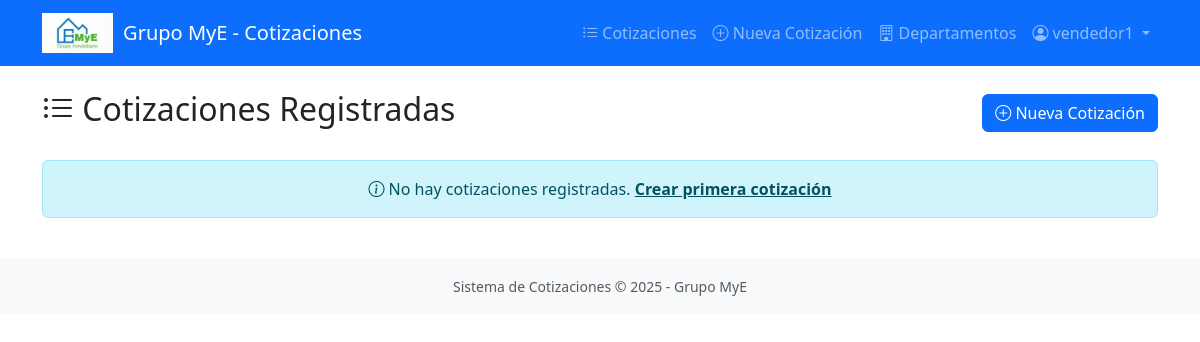
The app's page /cotizaciones/ (signed in), older data.
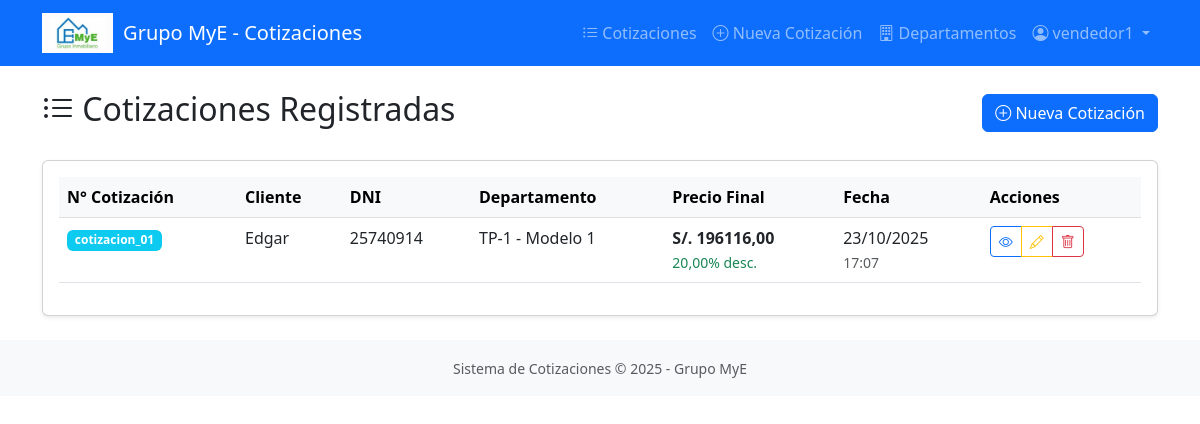
The same page, newer data.
### cotizaciones/models.py (models this page shows, shortened)
class Cotizacion(models.Model):
    numero_cotizacion = models.CharField(max_length=20, unique=True, editable=False)
    nombre_cliente = models.CharField(max_length=200)
    dni_cliente = models.CharField(max_length=8)
    direccion_cliente = models.CharField(max_length=300)
    telefono_cliente = models.CharField(max_length=15)
    email_cliente = models.EmailField(blank=True, null=True)
    departamento = models.ForeignKey(Departamento, on_delete=models.CASCADE, related_name='cotizaciones')
    observaciones = models.TextField(blank=True)
    descuento = models.DecimalField(max_digits=5, decimal_places=2, default=0)
    precio_final = models.DecimalField(max_digits=10, decimal_places=2, editable=False)
    fecha_creacion = models.DateTimeField(default=timezone.now)
    creado_por = models.ForeignKey(User, on_delete=models.PROTECT)
    activo = models.BooleanField(default=True)
    class Meta:
        ordering = ['-fecha_creacion']
        verbose_name = 'Cotización'
        verbose_name_plural = 'Cotizaciones'

class Departamento(models.Model):
    codigo = models.CharField(max_length=20, unique=True)
    nombre = models.CharField(max_length=100)
    descripcion = models.TextField(blank=True)
    precio = models.DecimalField(max_digits=10, decimal_places=2)
    area_m2 = models.DecimalField(max_digits=6, decimal_places=2)
    habitaciones = models.IntegerField()
    banos = models.IntegerField()
    pisos = models.CharField(max_length=50, null=True, blank=True)
    disponible = models.BooleanField(default=True)
    imagen = models.ImageField(upload_to='departamentos/', blank=True, null=True)
    class Meta:
        ordering = ['codigo']
        verbose_name = 'Departamento'
        verbose_name_plural = 'Departamentos'

### cotizaciones/views.py (the view)
# urls.py: path('cotizaciones/', views.lista_cotizaciones, name='lista_cotizaciones'),
@login_required
def lista_cotizaciones(request):
    cotizaciones = Cotizacion.objects.filter(activo=True)
    return render(request, 'cotizaciones/lista_cotizaciones.html', {
        'cotizaciones': cotizaciones
    })

### cotizaciones/templates/cotizaciones/lista_cotizaciones.html (shortened to what the changed rows need)
{% extends 'cotizaciones/base.html' %}
{% block content %}
<div class="row">
    <div class="col-12">
        <div class="d-flex justify-content-between align-items-center mb-4">
            <h2><i class="bi bi-list-ul"></i> Cotizaciones Registradas</h2>
            <a href="{% url 'cotizaciones:nueva_cotizacion' %}" class="btn btn-primary">
            </a>
        </div>
        {% if cotizaciones %}
        <div class="card shadow-sm">
            <div class="card-body">
                <div class="table-responsive">
                    <table class="table table-hover">
                        <thead class="table-light">
                            <tr>
                                <th>N° Cotización</th>
                                <th>Cliente</th>
                                <th>DNI</th>
                                <th>Departamento</th>
                                <th>Precio Final</th>
                                <th>Fecha</th>
                                <th>Acciones</th>
                            </tr>
                        </thead>
                        <tbody>
                            {% for cotizacion in cotizaciones %}
                            <tr>
                                <td>
                                    <span class="badge bg-info">{{ cotizacion.numero_cotizacion }}</span>
                                </td>
                                <td>{{ cotizacion.nombre_cliente }}</td>
                                <td>{{ cotizacion.dni_cliente }}</td>
                                <td>{{ cotizacion.departamento.codigo }} - {{ cotizacion.departamento.nombre }}</td>
                                <td>
                                    <strong>S/. {{ cotizacion.precio_final|floatformat:2 }}</strong>
                                    {% if cotizacion.descuento > 0 %}
                                        <br><small class="text-success">{{ cotizacion.descuento }}% desc.</small>
                                    {% endif %}
                                </td>
                                <td>
                                    {{ cotizacion.fecha_creacion|date:"d/m/Y" }}<br>
                                    <small class="text-muted">{{ cotizacion.fecha_creacion|time:"H:i" }}</small>
                                </td>
                                <td>
                                    <div class="btn-group btn-group-sm" role="group">
                                        <a href="{% url 'cotizaciones:ver_pdf' cotizacion.pk %}"
                                            class="btn btn-outline-primary"  target="_blank" title="Ver PDF">
                                            <i class="bi bi-eye"></i>
                                        </a>
                                        <a href="{% url 'cotizaciones:editar_cotizacion' cotizacion.pk %}"
                                            class="btn btn-outline-warning" title="Editar">
                                            <i class="bi bi-pencil"></i>
                                        </a>
                                        <button type="button" class="btn btn-outline-danger"
                                                onclick="confirmarEliminar({{ cotizacion.pk }}, '{{ cotizacion.numero_cotizacion }}')"
                                                title="Eliminar">
                                            <i class="bi bi-trash"></i>
                                        </button>
                                    </div>
                                </td>
                            </tr>
                            {% endfor %}
                        </tbody>
                    </table>
                </div>
            </div>
        </div>
        {% else %}
        <div class="alert alert-info text-center">
            <i class="bi bi-info-circle"></i> No hay cotizaciones registradas.
            <a href="{% url 'cotizaciones:nueva_cotizacion' %}" class="alert-link">
                Crear primera cotización
            </a>
        </div>
        {% endif %}
    </div>
</div>
{% endblock %}

Row changes from the older to the newer data that the page shows:
added Cotizacion: numero_cotizacion "cotizacion_01", nombre_cliente "Edgar", dni_cliente "25740914", departamento.codigo "TP-1", departamento.nombre "Modelo 1", precio_final "196116,00", descuento "20,00", fecha_creacion "23/10/2025", fecha_creacion "17:07"
Text that changed along with them:
text no longer shown: "No hay cotizaciones registradas. Crear primera cotización"
text now shown: "N° Cotización Cliente DNI Departamento Precio Final Fecha Acciones"
